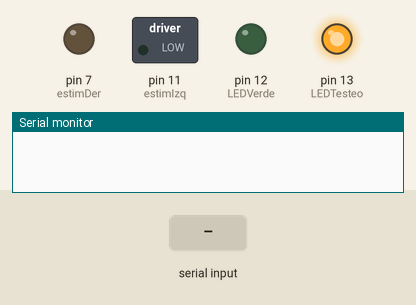
This sketch was run on a simulated Arduino Uno, built with avr-gcc and run on an emulated ATmega328P. Shown: switched loads named in the sketch (green lamp = pin HIGH), output pins drawn as LEDs (lit = HIGH), the last lines printed to the serial monitor. The inputs (shaded band) are chosen by the test bench.

Above: at 1.2 s.
1.3 s: "90,45\n" received over Serial
2.8 s: "1\n" received over Serial
At 3.2 s:
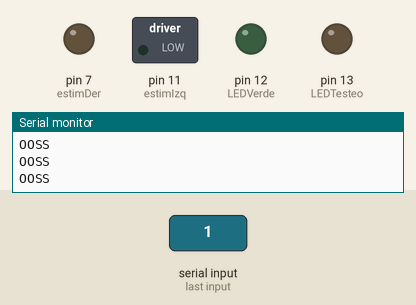
4.3 s: "30,150\n" received over Serial
At 5.6 s:
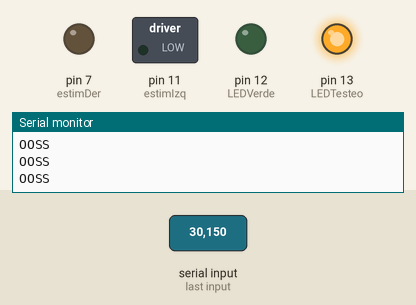
Timing chart, 0 to 7.3 s (numbered marks = the images above; inputs shaded):
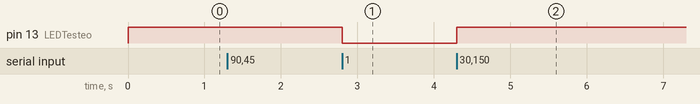

The sketch:

ArduinoM1Firmware.ino
```cpp
/******************************************************************
            VERSIÓN FMR-001 Rev A
******************************************************************/

#include "definiciones.h"
#include "inicializaciones.h"
#include "funciones.h"

/******************************************************************
  Declaración de variables para comunicación
/******************************************************************/

char inBuffDataFromPC = 3;
unsigned char incDataFromPC[3]; //variable para almacenar datos provenientes de la PC
char bufferIndex = 0;
bool sendDataFlag = 0;
bool newMessage = false;

unsigned char internalStatus[4]; //variable para enviar datos a la PC
char internalStatusBuff = 4;

unsigned char outputDataToRobot[4]; //variable para enviar datos al robot
char buffOutDataRobotSize = 4;
char buffOutDataRobotIndex = 0;

unsigned char incDataFromRobot[4]; //variable para recibir datos del robot
char incDataFromRobotSize = 4;
char incDataFromRobotIndex = 0;

/******************************************************************
  Variables para el control de flujo de programa
******************************************************************/
char sessionState = 0; //Sesión sin iniciar
char LEDVerde = 12;
char LEDTesteo = 13; //led de testeo

/******************************************************************
  Declaración de variables para control de estímulos
******************************************************************/

int frecTimer = 5000; //en Hz. Frecuencia de interrupción del timer.

//estímulo izquierdo
char estimIzq = 11;
bool estimIzqON = 0;//Esado que define si el LED se apgará o prenderá.
int frecEstimIzq = 11;
int acumEstimIzq = 0;
const int estimIzqMaxValue = (1/float(frecEstimIzq))*frecTimer;

//estímulo derecho
char estimDer = 7;
bool estimDerON = 0;//Esado que define si el LED se apgará o prenderá.
int frecEstimDer = 11;
int acumEstimDer = 0;
const int estimDerMaxValue = (1/float(frecEstimDer))*frecTimer;

/*Implementar lo siguiente
//estímulo adelante
//estímulo atrás
*/

char stimuli = ON; //variable golbal para control de estímulos
int acumuladorStimuliON = 0;
int trialNumber = 1;

/******************************************************************
  Variables control de movimiento
******************************************************************/

char movimiento = 0; //Robot en STOP

//FUNCION SETUP
void setup()
{
  noInterrupts();//Deshabilito todas las interrupciones
  pinMode(estimIzq,OUTPUT);
  pinMode(estimDer,OUTPUT);
  pinMode(LEDVerde,OUTPUT);
  pinMode(LEDTesteo,OUTPUT);
  iniTimer0(frecTimer); //inicio timer 0
  Serial.begin(19200); //iniciamos comunicación serie

  interrupts();//Habilito las interrupciones
}

void loop(){}

void serialEvent()
{
if (Serial.available() > 0)
  {
    char val = char(Serial.read()) - '0';
    checkMessage(val); //chequeamos mensaje entrante
    for(int index = 0; index < internalStatusBuff; index++) //enviamos estado
      {Serial.write(internalStatus[index]);}
      Serial.write("\n");
  }
};

ISR(TIMER0_COMPA_vect)//Rutina interrupción Timer0.
{
  if(sessionState == SESSION_RUNNING) stimuliControl(); //Si la sesión comenzó, empezamos a generar los estímulos
  else
  {
    //apago estímulos
    digitalWrite(estimIzq,0);
    digitalWrite(estimDer,0);
    digitalWrite(LEDTesteo,1);
  }
};

void stimuliControl()
{
  acumuladorStimuliON++;
  switch(stimuli)
  {
    case ON:
    //control estímulo izquierdo
      if (++acumEstimIzq >= estimIzqMaxValue)
      {
        estimIzqON = !estimIzqON;
        digitalWrite(estimIzq,estimIzqON);
        acumEstimIzq = 0;
      }

    //control estímulo derecho
      if (++acumEstimDer >= estimDerMaxValue)
      {
        estimDerON = !estimDerON;
        digitalWrite(estimDer,estimDerON);
        acumEstimDer = 0;
      }
      break;

    case OFF:
      {
        //Apagamos estímulos y reiniciamos contadores
        digitalWrite(estimIzq,0);
        acumEstimIzq = 0;
        digitalWrite(estimDer,0);
        acumEstimDer = 0;
        trialNumber++; //Sumamos un nuevo trial
        acumuladorStimuliON = 0; //reiniciamos acumulador para temporizar cada trial
        acumEstimIzq = 0;
        acumEstimDer = 0;
      }
      break;
  }
}

void checkMessage(char val)
{
  incDataFromPC[bufferIndex] = val;
  switch(bufferIndex)
  {
    case 0:
      if (incDataFromPC[bufferIndex] == 1) sessionState = SESSION_RUNNING;
      else sessionState = SESSION_STOP;
      digitalWrite(LEDTesteo,0);
      //else sessionState = STOP;
      break;
    case 1:
      if (incDataFromPC[bufferIndex] == 1) stimuli = ON;
      else stimuli = OFF;
      //else sessionState = STOP;
      break;

    case 2: //indica hacia donde se debe mover el vehículo
      char comando = incDataFromPC[bufferIndex];
      sendCommand(comando); //Es mejor hacer sendCommand(incDataFromPC[bufferIndex])
      break;
  }
  bufferIndex++;
  if (bufferIndex >= inBuffDataFromPC) bufferIndex = 0;
};

/*
Función: sendCommand()
- Se usa para enviar un comando al vehículo robótico y recibir el estado del mismo.
*/
void sendCommand(char comando)
{
      /*
      Implementar código para enviar un mensaje por bluetooth
      ...
      */
    //Cargo datos en buffer de internalStatus para simular que el robot ve algunos obstáculos
    internalStatus[FORWARD_INDEX] = OBSTACULO_DETECTADO;
    internalStatus[LEFT_INDEX] = OBSTACULO_DETECTADO;
    internalStatus[RIGHT_INDEX] = SIN_OBSTACULO;
    internalStatus[BEHIND_INDEX] = SIN_OBSTACULO;

      // if (comando == 0) movimiento = STOP;
      // if (comando== 1) movimiento = ADELANTE;
      // if (comando == 2) movimiento = DERECHA;
      // if (comando == 3) movimiento = ATRAS;
      // if (comando == 4) movimiento = IZQUIERDA;
}
```

definiciones.h
```cpp
//Definiciones


#define  ON         1
#define  OFF        0

#define  SESSION_RUNNING    1
#define  SESSION_STOP       0

#define   OBSTACULO_DETECTADO  'O' //79
#define   SIN_OBSTACULO  'S' //83

#define   FORWARD_INDEX   0
#define   LEFT_INDEX      1
#define   RIGHT_INDEX     2
#define   BEHIND_INDEX        3

#define   STOP            0
#define   ADELANTE        1
#define   DERECHA         2
#define   ATRAS           3
#define   IZQUIERDA       4
```

funciones.h
```cpp
void sendData(unsigned char dato);
void sendString(unsigned char &string, char bufferSize);
void checkMessage(unsigned char *data, char DataLen);

void sendData( unsigned char data)
  {
    /* Wait for empty transmit buffer */
    UCSR0B |= (1<<TXEN0)|(1<<UDRIE0);

    while ((UCSR0A & (1 << UDRE0)) == 0) {};
    /* Put data into buffer, sends the data */
    UDR0 = data;
  }

void sendString(unsigned char *stringData, char bufferSize)
  {
    char bufferIndex = 0;

    while (bufferIndex < bufferSize)
    {
      /* Wait for empty transmit buffer */
      sendData(*stringData);
      stringData++;
      //sendData(stringData[bufferIndex]);
      bufferIndex++;
    }
  }

void checkMessage(unsigned char *data, char DataLen)
{
  char index = 0;
  while (index < DataLen)
  {

  }
}
```

inicializaciones.h
```cpp
/*
* usart.c
*
* Created : 15-08-2020 09:34:44 PM
* Author  : Arnab Kumar Das
* Website : www.ArnabKumarDas.com
*/

#define F_CPU 16000000UL // Defining the CPU Frequency

#define FREC_INTERRUPT  5000 //en Hz
#define PRE_SCALER      64UL

#include <avr/io.h>      // Contains all the I/O Register Macros
#include <util/delay.h>  // Generates a Blocking Delay
#include <avr/interrupt.h> // Contains all interrupt vectors

#define USART_BAUDRATE 19200 // Desired Baud Rate
#define BAUD_PRESCALER (((F_CPU / (USART_BAUDRATE * 16UL))) - 1)

#define ASYNCHRONOUS (0<<UMSEL00) // USART Mode Selection

#define DISABLED    (0<<UPM00)
#define EVEN_PARITY (2<<UPM00)
#define ODD_PARITY  (3<<UPM00)
#define PARITY_MODE  DISABLED // USART Parity Bit Selection

#define ONE_BIT (0<<USBS0)
#define TWO_BIT (1<<USBS0)
#define STOP_BIT ONE_BIT      // USART Stop Bit Selection

#define FIVE_BIT  (0<<UCSZ00)
#define SIX_BIT   (1<<UCSZ00)
#define SEVEN_BIT (2<<UCSZ00)
#define EIGHT_BIT (3<<UCSZ00)
#define DATA_BIT   EIGHT_BIT  // USART Data Bit Selection

#define RX_COMPLETE_INTERRUPT         (1<<RXCIE0)
#define DATA_REGISTER_EMPTY_INTERRUPT (1<<UDRIE0)

void iniTimer0(int frecTimer);
void iniTimer2();
void iniUART();

void iniTimer0(int frecTimer)
{
//Seteamos el Timer0 para que trabaje a 5000Hz = 0.2ms
  TCCR0A = 0;// pongo a cero el registro de control del timer1
  TCCR0B = 0;// Lo mismo para el TCCR0B
  TCNT0  = 0;//initialize counter value to 0

  // turn on CTC mode
  TCCR0A |= (1 << WGM01);//Ponemos un 1 en el Bit WGM01 del registro TCCR0A - Modo CTC (ver página 107)
  // Seteamos el PreScaler en 64 (ver página 109 de la hoja de datos)
  TCCR0B |= (0 << CS02) | (1 << CS01) | (1 << CS00);
  int preScaler = 64UL;
  // Cargamos el comparador del Timer0 para que nos de una interrupción aproximadamente de 0.1ms
  unsigned char comparador = ((F_CPU/(PRE_SCALER*frecTimer)) - 1);
  OCR0A = comparador;
  //OCR0A = 49;// = (16MHz/(preScaler*frecuencia de Interrupción))-1

  //Habilito la interrupción (ver pagina 110 de hoja de datos)
  TIMSK0 |= (1 << OCIE0A);
  }

void iniTimer2()
{
  TCCR2A = 0;// pongo a cero el registro de control del timer2 (pagina 155)
  TCCR2B = 0;// idem para TCCR2B
  TCNT2  = 0;//valor inicial del contador en 0
  //seteamos el timer2 para interrupción cada 1ms, que es el máximo tiempo que podemos alcanzar
  OCR2A = 249; // = (16MHz/(preScaler*frecuencia de Interrupción))-1
  //Modo Contador (Clear Timer on Compare Match (CTC))
  TCCR2A |= (1 << WGM21);
  // Seteo el preescaler en 64
  TCCR2B |= (1 << CS22) | (0 << CS21) | (0 << CS20);
  // Habilito la comparación
  TIMSK2 |= (1 << OCIE2A);	//ver pagina 160
}

void iniUART()
{
  UBRR0 = BAUD_PRESCALER; // baud rate of 9600bps
  UCSR0C |= (0 << UMSEL01) | (0 << UMSEL00) | (1 << UPM01) | (0 << UPM00) | (0 << USBS0) | (1 << UCSZ02) | (1 << UCSZ01) | (1 << UCSZ00); //8 bits de dato (ver página 197 de la hoja de datos)
  UCSR0B |= (1 << RXEN0) | (1 << TXEN0) | (1 << RXCIE0); //se habilitan interrupciones para la transmisión y la recepción
}
```

Measured:
- after the input at 2.8 s, pin 13 (LEDTesteo): HIGH → LOW at once
- after the input at 4.3 s, pin 13 (LEDTesteo): LOW → HIGH at once
